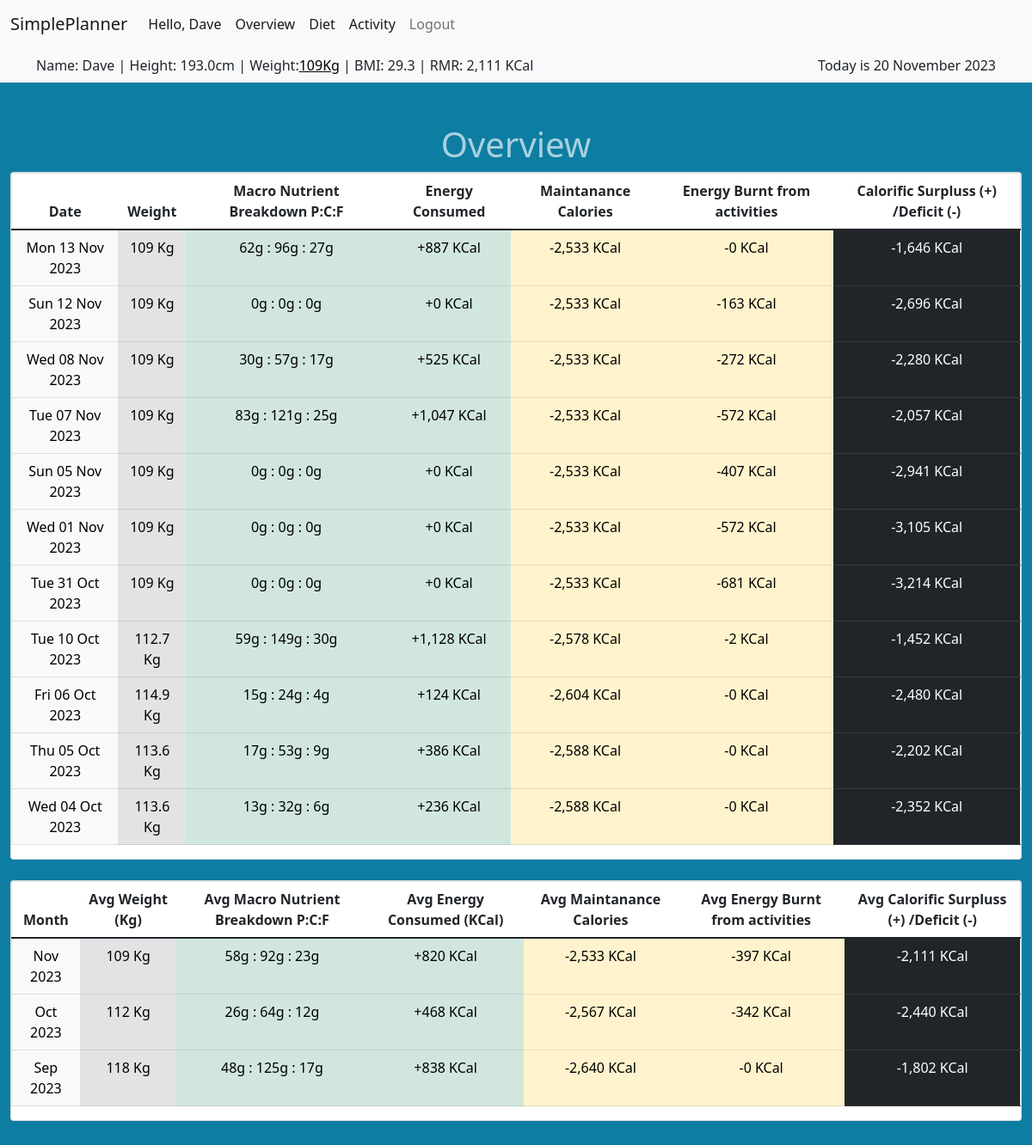
The page /overview (signed in) on the database as committed earlier.
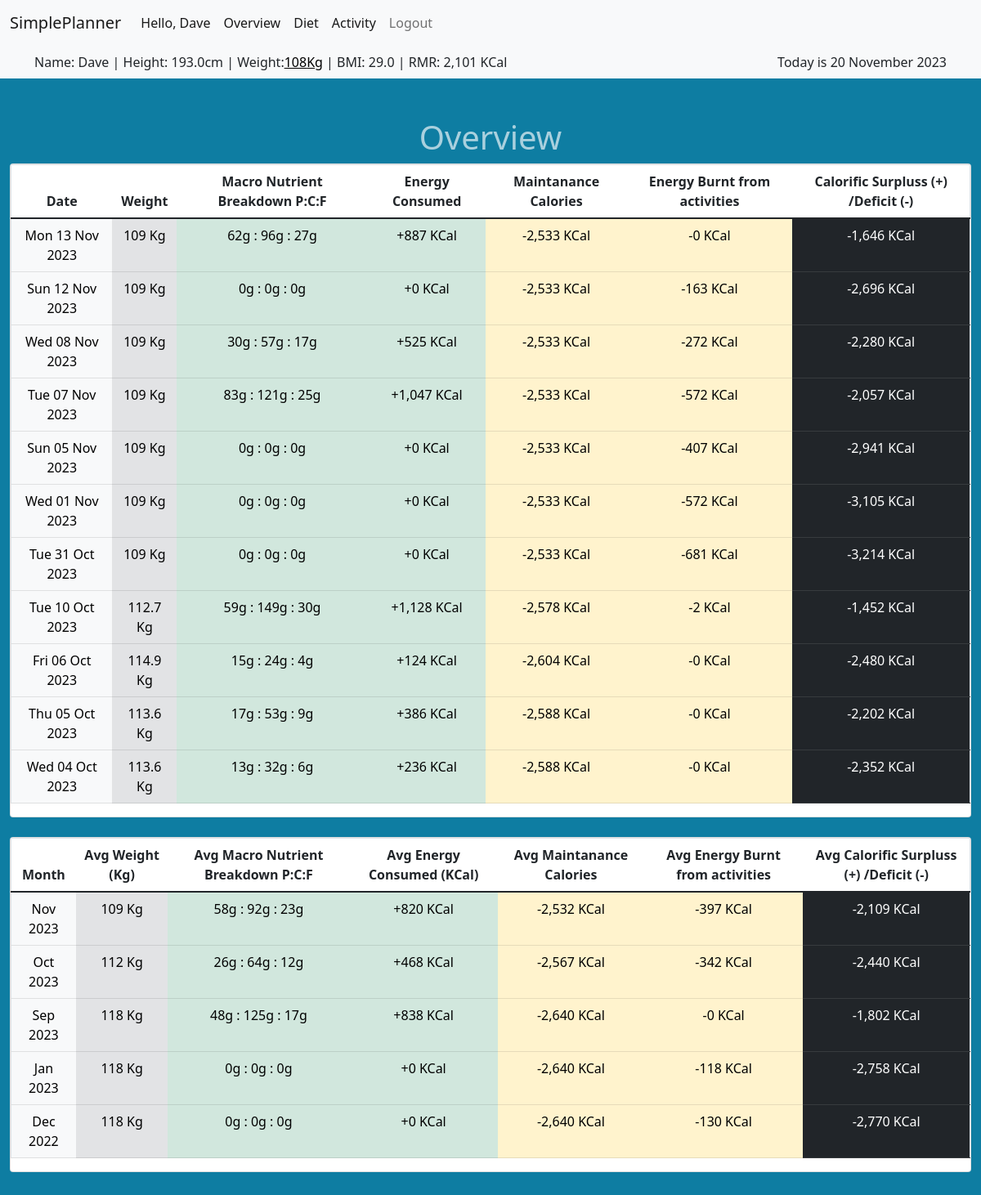
The same page on the database as committed later.
### tables this page shows
CREATE TABLE "weight" (
    id INTEGER PRIMARY KEY,
    user_id INTEGER REFERENCES users(id) NOT NULL,
    date DATE NOT NULL,
    weight INTEGER,
    CONSTRAINT UC_user_date UNIQUE (user_id, date)
);

### app.py (the view)
@app.route("/overview")
@helpers.login_required
def overview():
    cur = db.cursor()
    daily_diet = cur.execute("""SELECT date, sum(amount) AS amount, sum(energy) AS energy, sum(protien) AS protien, sum(carbohydrate) AS carbohydrate, sum(fat) AS fat
                            FROM consumption
                            WHERE user_id = ?
                            GROUP BY date
                            ORDER BY date DESC
                            LIMIT 7""", (session["user_id"], )).fetchall()
    monthly_diet = cur.execute("""SELECT STRFTIME("%Y-%m", date) AS month, avg(amount) AS amount, avg(energy) AS energy, avg(protien) AS protien, avg(carbohydrate) AS carbohydrate, avg(fat) AS fat
                            FROM (SELECT date, sum(amount) AS amount, sum(energy) AS energy, sum(protien) AS protien, sum(carbohydrate) AS carbohydrate, sum(fat) AS fat
                            FROM consumption
                            WHERE user_id = ?
                            GROUP BY date)
                            GROUP BY month
                            ORDER BY month DESC""", (session["user_id"], )).fetchall()
    daily_weight = cur.execute(
        "SELECT * FROM weight where user_id = ?", (session["user_id"], )).fetchall()
    monthly_weight = cur.execute(
        "SELECT STRFTIME('%Y-%m', date) AS month, AVG(weight) AS weight FROM weight WHERE user_id = ?  GROUP BY month", (session["user_id"], )).fetchall()
    daily_activity = cur.execute(
        "SELECT date, sum(energy) AS energy FROM activity WHERE user_id = ? GROUP BY date ORDER BY date DESC LIMIT 7", (session["user_id"], )).fetchall()
    monthly_activity = cur.execute(
        "SELECT STRFTIME('%Y-%m', date) AS month, AVG(energy) AS energy FROM activity WHERE user_id = ?  GROUP BY month", (session["user_id"], )).fetchall()
    cur.close()
    if not daily_activity or not daily_diet:
        return render_template("overview.html")
    for day in daily_diet:
        for x in daily_weight:
            if day["date"] >= x["date"]:
                day["weight"] = x["weight"]
            elif 'weight' not in day:
                day["weight"] = x["weight"]
        day["rmr"] = helpers.mifflin_st_jeor(day["weight"], session["height"], helpers.calculate_age(
            session["birthday"]), session["sex"])
        day["basic_maint"] = day["rmr"] * 1.2
        for y in daily_activity:
            if not any(day["date"] == y["date"] for day in daily_diet):
                daily_diet.append({"date": y["date"], "amount": 0, "energy": 0,
                                   "protien": 0, "carbohydrate": 0, "fat": 0})
            if day["date"] == y["date"]:
                day["energy_out"] = y["energy"]
            elif "energy_out" not in day:
                day["energy_out"] = 0
    daily_diet = sorted(daily_diet, key=lambda d: d["date"], reverse=True)
    for day in daily_diet:
        day["date"] = datetime.strptime(
            day["date"], '%Y-%m-%d').strftime("%a %d %b %Y")
    for month in monthly_diet:
        for x in monthly_weight:
            if month["month"] >= x["month"]:
                month["weight"] = x["weight"]
            elif 'weight' not in month:
                month["weight"] = x["weight"]
        month["rmr"] = helpers.mifflin_st_jeor(month["weight"], session["height"], helpers.calculate_age(
            session["birthday"]), session["sex"])
        month["basic_maint"] = month["rmr"] * 1.2
        for y in monthly_activity:
            if not any(month["month"] == y["month"] for month in monthly_diet):
                monthly_diet.append(
                    {"month": y["month"], "amount": 0, "energy": 0, "protien": 0, "carbohydrate": 0, "fat": 0})
            if month["month"] == y["month"]:
                month["energy_out"] = y["energy"]
            elif "energy_out" not in month:
                month["energy_out"] = 0
    monthly_diet = sorted(monthly_diet, key=lambda d: d["month"], reverse=True)
    for month in monthly_diet:
        month["month"] = datetime.strptime(
            month["month"], '%Y-%m').strftime("%b %Y")
    return render_template("overview.html", daily=daily_diet, monthly=monthly_diet)

### helpers.py (called while the page is built)
def dict_factory(cursor, row):
    fields = [column[0] for column in cursor.description]
    return {key: value for key, value in zip(fields, row)}

def login_required(f):
    @wraps(f)
    def decorated_function(*args, **kwargs):
        if session.get("user_id") is None:
            return redirect("/login")
        return f(*args, **kwargs)
    return decorated_function

def kcal(value):
    return f"{value:,} KCal"

def gkg(value):
    if value < 1000:
        return f"{value:}g"
    else:
        return f"{float(value/1000):,.1f}Kg"

def date_format(value):
    months = ("January", "February", "March", "April", "May", "June",
              "July", "August", "September", "October", "November", "December")
    month = months[value.month-1]
    return "{} {} {}".format(value.day, month, value.year)

def mifflin_st_jeor(weight, height, age, sex):
    if sex == 'm':
        rmr = int((10 * weight) + (6.25 * height) - (5 * age) + 5)
        return rmr
    elif sex == 'f':
        rmr = int((10 * weight) + (6.25 * height) - (5 * age) - 161)
        return rmr
    else:
        print("error in mifflin_st_jeor")
        return 1

### templates/overview.html (shortened to what this page needs)
{% extends "layout.html" %}
{% block main %}
<h1>Overview</h1>
{% if daily %}
<div class="card text-center">
    <table class="table">
        <thead>
            <tr>
                <th>Date</th>
                <th>Weight</th>
                <th>Macro Nutrient Breakdown P:C:F</th>
                <th>Energy Consumed</th>
                <th>Maintanance Calories</th>
                <th>Energy Burnt from activities</th>
                <th>Calorific Surpluss (+) /Deficit (-)</th>
            </tr>
        </thead>
        <tbody>
            {% for day in daily %}
            <tr>
                <td class="table-light">{{ day["date"] }}</td>
                <td class="table-secondary">{{ day["weight"] }} Kg</td>
                <td class="table-success">{{ day["protien"] | round | int | gkg }} : {{ day["carbohydrate"] | round |
                    int | gkg }} : {{ day["fat"] | round | int | gkg }}</td>
                <td class="table-success">+{{ day["energy"] | round | int | kcal }}</td>
                <td class="table-warning">-{{ day["basic_maint"] | round | int | kcal }}</td>
                <td class="table-warning">-{{ day["energy_out"] | round | int | kcal }}</td>
                <td class="table-dark">{{ (day["energy"] - day["basic_maint"] - day["energy_out"]) | round | int | kcal
                    }}</td>
            </tr>
            {% endfor %}
        </tbody>
    </table>
</div>
<br>
<div class="card text-center">
    <table class="table">
        <thead>
            <tr>
                <th>Month</th>
                <th>Avg Weight (Kg)</th>
                <th>Avg Macro Nutrient Breakdown P:C:F</th>
                <th>Avg Energy Consumed (KCal)</th>
                <th>Avg Maintanance Calories</th>
                <th>Avg Energy Burnt from activities</th>
                <th>Avg Calorific Surpluss (+) /Deficit (-)</th>
            </tr>
        </thead>
        <tbody>
            {% for month in monthly %}
            <tr>
                <td class="table-light">{{ month["month"] }}</td>
                <td class="table-secondary">{{ month["weight"] | round | int }} Kg</td>
                <td class="table-success">{{ month["protien"] | round | int | gkg }} : {{ month["carbohydrate"] | round
                    | int | gkg }} : {{ month["fat"] | round | int | gkg }}</td>
                <td class="table-success">+{{ month["energy"] | round | int | kcal }}</td>
                <td class="table-warning">-{{ month["basic_maint"] | round | int | kcal }}</td>
                <td class="table-warning">-{{ month["energy_out"] | round | int | kcal }}</td>
                <td class="table-dark">{{ (month["energy"] - month["basic_maint"] - month["energy_out"]) | round | int |
                    kcal }}</td>
            </tr>
            {% endfor %}
        </tbody>
    </table>
</div>
{% else %}
<p>You are yet to start logging your <a href="/diet_diary">diet</a> and <a href="/exercise_diary">activity</a>.</p>
{% endif %}
{% endblock %}

### templates/layout.html (shortened to what this page needs)
<!DOCTYPE html>
<html lang="eng">
<head>
    <link href="https://cdn.jsdelivr.net/npm/bootstrap@5.1.3/dist/css/bootstrap.min.css"
 rel="stylesheet">
    <link rel="stylesheet" href="https://cdn.jsdelivr.net/npm/bootstrap-icons@1.11.1/font/bootstrap-icons.css">
    <link rel="stylesheet" type="text/css" href="static/style.css">
</head>
<body>
    <nav class="navbar navbar-expand-lg navbar-light bg-light">
        <div class="container-fluid">
            <a class="navbar-brand" href="/">SimplePlanner</a>
            <div class="collapse navbar-collapse" id="navbarNavDropdown">
                <ul class="navbar-nav">
                    {% if session["user_id"] %}
                    <li class="nav-item">
                        <a class="nav-link active" aria-current="page" href="#">Hello, {{ session["username"] }}</a>
                    </li>
                    <li class="nav-item">
                        <a class="nav-link active" aria-current="page" href="/overview">Overview</a>
                    </li>
                    <li class="nav-item">
                        <a class="nav-link active" aria-current="page" href="/diet_diary">Diet</a>
                    </li>
                    <li class="nav-item">
                        <a class="nav-link active" aria-current="page" href="/exercise_diary">Activity</a>
                    </li>
                    <li class="nav-item">
                        <a class="nav-link" href="/logout">Logout</a>
                    </li>
                    {% endif %}
                </ul>
            </div>
        </div>
    </nav>
    {% if session["user_id"] %}
    <nav class="navbar navbar-expand-lg navbar-light bg-light">
        <div class="container">
            <div class="collapse navbar-collapse" id="navbarButtonsExample">
                Name: {{ session["username"] }} | Height: {{ session["height"] }}cm | Weight: <a type="button"
                    data-bs-toggle="modal" data-bs-target="#update_weight" href="#">{{ session['weight'] }}Kg</a>&nbsp|
                BMI: {{ (session["weight"] / ((session["height"] / 100) * (session["height"] / 100))) | round(1,
                'common') }} | RMR: {{ session["rmr"] | kcal }}
            </div>
            <div class="d-flex align-items-center">
                Today is {{ session["today"] | date_format }}
            </div>
        </div>
    </nav>
    {% endif %}
    <div class="toast-container position-fixed bottom-0 end-0 p-3">
    </div>
    <main class="container-fluid py-5 text-center">
        {% block main %}{% endblock %}
    </main>
</body>
</html>

Rows that differ between the two databases and show on the page:
added weight: today "20 November 2023"
Other text that changed with them:
{{ session['weight'] }}: "109" → "108"
{{ session["rmr"] | kcal }}: "2,111 KCal" → "2,101 KCal"
{{ session["today"] | date_format }}: "20 November 2023" → (not shown)
text no longer shown: "29.3"
text now shown: "29.0"
new list line: "Nov 2023 109 Kg 58g : 92g : 23g + 820 KCal - 2,532 KCal - 397 KCal -2,109 KCal"
new list line: "Jan 2023 118 Kg 0g : 0g : 0g + 0 KCal - 2,640 KCal - 118 KCal -2,758 KCal"
new list line: "Dec 2022 118 Kg 0g : 0g : 0g + 0 KCal - 2,640 KCal - 130 KCal -2,770 KCal"
list line gone: "Nov 2023 109 Kg 58g : 92g : 23g + 820 KCal - 2,533 KCal - 397 KCal -2,111 KCal"
